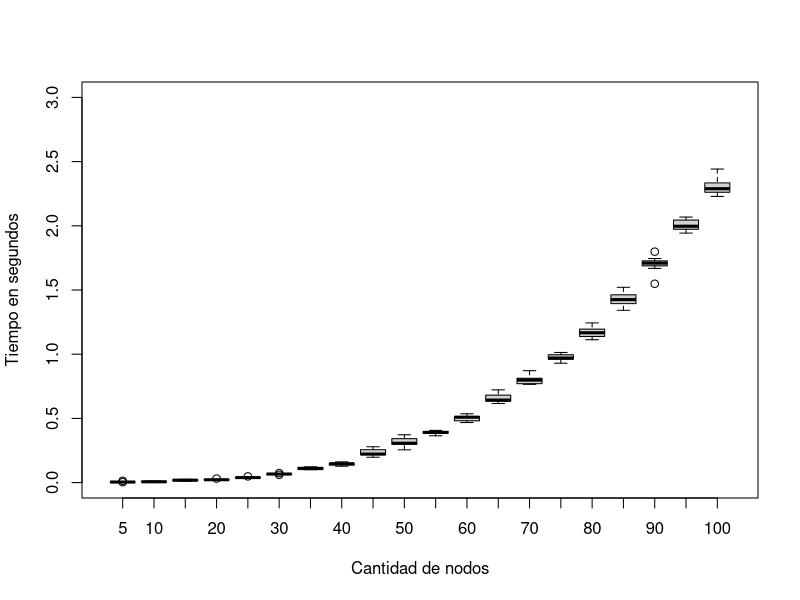
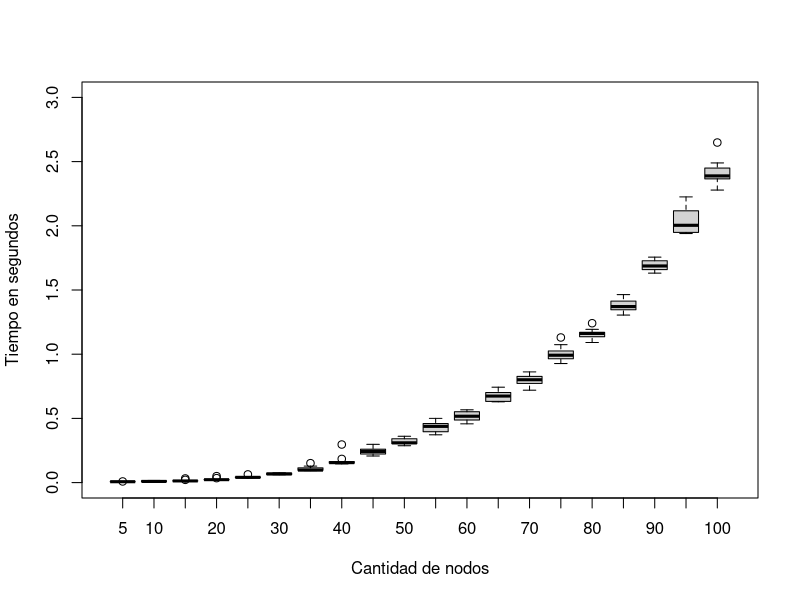

Source code (R) for these figures, in order:
NoDirigido <- read.csv("TiemposNoDirigido.csv", header=FALSE)
Dirigido <- read.csv("TiemposDirigido.csv", header=FALSE)

TiemposNoDirigido <- data.frame()
for (i in 1:20){
  TiemposNoDirigido <- rbind(TiemposNoDirigido, NoDirigido[((10*i)-9):(10*i),])
}
png("TiemposNoDirigido.png")
boxplot(t(TiemposNoDirigido), xaxt="n", ylim=c(0,3), xlab=c("Cantidad de nodos"), ylab=c("Tiempo en segundos"))
axis(1, at=1:20, labels=seq(5,100,5))
  
TiemposDirigido <- data.frame()
for (i in 1:20){
  TiemposDirigido <- rbind(TiemposDirigido, Dirigido[((10*i)-9):(10*i),])
}
png("TiemposDirigido.png")
boxplot(t(TiemposDirigido), xaxt="n", ylim=c(0,3), xlab=c("Cantidad de nodos"), ylab=c("Tiempo en segundos"))
axis(1, at=1:20, labels=seq(5,100,5))
graphics.off()
